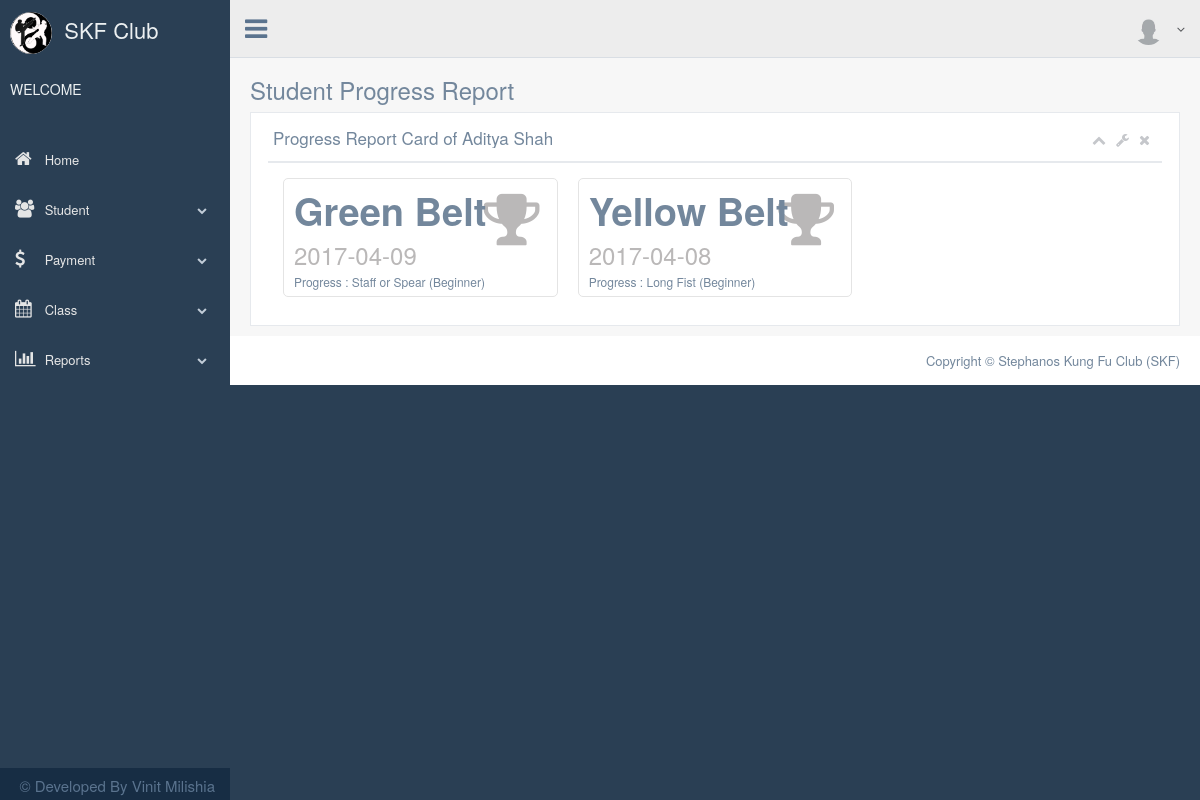
The page /view_prog_report.php?stud_id=4 on the database its author committed.
### tables this page shows
CREATE TABLE `student` (
  `stud_id` int(10) NOT NULL,
  `stud_enroll_num` varchar(255) NOT NULL,
  `stud_name` varchar(255) NOT NULL,
  `stud_address` longtext NOT NULL,
  `stud_email` varchar(255) NOT NULL,
  `stud_dob` date NOT NULL,
  `stud_mobile` varchar(255) NOT NULL,
  `stud_join_date` timestamp NOT NULL DEFAULT CURRENT_TIMESTAMP,
  `stud_status` varchar(255) NOT NULL DEFAULT 'active',
  `stud_parents_id` int(10) DEFAULT NULL,
  `stud_rank_id` int(10) NOT NULL,
  `stud_user_id` int(10) NOT NULL COMMENT 'student added by'
);

CREATE TABLE `student_progress` (
  `stud_prog_id` int(10) NOT NULL,
  `stud_prog_stud_id` int(10) NOT NULL,
  `stud_prog_rank_id` int(10) NOT NULL,
  `stud_prog_rank_date` date NOT NULL,
  `stud_prog_status` varchar(255) NOT NULL DEFAULT 'active'
);

CREATE TABLE `rank` (
  `rank_id` int(10) NOT NULL,
  `rank_belt_color` varchar(255) NOT NULL,
  `rank_requirement` longtext NOT NULL,
  `rank_status` varchar(255) NOT NULL DEFAULT 'active'
);

### connection.php (called while the page is built, shortened)
<?php
class connection1
{
	function getdata($query)
	{
		$this->sql = $query;
		$this->res = mysql_query($this->sql);
	}
}
?>

### view_prog_report.php (the view, shortened to what this page needs)
<?php
include './connection.php';
include './header.php';
include './sidemenu.php';
include './navbar_top.php';
$sid=$_REQUEST['stud_id'];
?>
<?php
$c=new connection1();
$c->connect();
$c->sql="select * from student where stud_id='".$sid."'";
$c->getdata($c->sql);
while($row = mysql_fetch_array($c->res))
{
   $stud_name=$row['stud_name'];
}
 ?>
        <div class="right_col" role="main">
          <div class="">
            <div class="page-title">
              <div class="title_left">
                <h3>Student Progress Report</h3>
              </div>
            </div>
            <div class="clearfix"></div>
            <div class="row">
              <div class="col-md-12 col-sm-12 col-xs-12">
                <div class="x_panel">
                  <div class="x_title">
                    <h2>Progress Report Card of <?php echo $stud_name; ?></h2>
                    <ul class="nav navbar-right panel_toolbox">
                      <li><a class="collapse-link"><i class="fa fa-chevron-up"></i></a>
                      </li>
                      <li class="dropdown">
                        <a href="#" class="dropdown-toggle" data-toggle="dropdown" role="button" aria-expanded="false"><i class="fa fa-wrench"></i></a>
                      </li>
                      <li><a href="prog_report.php"><i class="fa fa-close"></i></a>
                      </li>
                    </ul>
                    <div class="clearfix"></div>
                  </div>
                  <div class="x_content">
                      <?php
                        $c=new connection1();
                        $c->connect();
                        $c->sql="select student_progress.*,rank.* from student_progress inner join rank on student_progress.stud_prog_rank_id=rank.rank_id where stud_prog_stud_id='".$sid."' order by stud_prog_rank_date desc";
                        $c->getdata($c->sql);
                        while($row = mysql_fetch_array($c->res))
                        {
                      ?>
                      <div class="col-md-4 col-sm-4 col-xs-12">
                        <div class="tile-stats">
                              <div class="icon"><i class="fa fa-trophy"></i>
                              </div>
                              <div class="count"><?php echo $row['rank_belt_color']; ?></div>
                              <h3><?php echo $row['stud_prog_rank_date']; ?></h3>
                              <p>Progress : <?php echo $row['rank_requirement']; ?></p>
                        </div>
                      </div>
                        <?php } ?>
                  </div>
                </div>
              </div>
            </div>
          </div>
        </div>
<?php
include './footer.php';
include './jscript.php';
?>

### rows shown on the page
student: stud_name "Aditya Shah"
student_progress: stud_prog_rank.rank_belt_color "Green Belt", stud_prog_rank_date "2017-04-09", stud_prog_rank.rank_requirement "Staff or Spear (Beginner)"
student_progress: stud_prog_rank.rank_belt_color "Yellow Belt", stud_prog_rank_date "2017-04-08", stud_prog_rank.rank_requirement "Long Fist (Beginner)"
